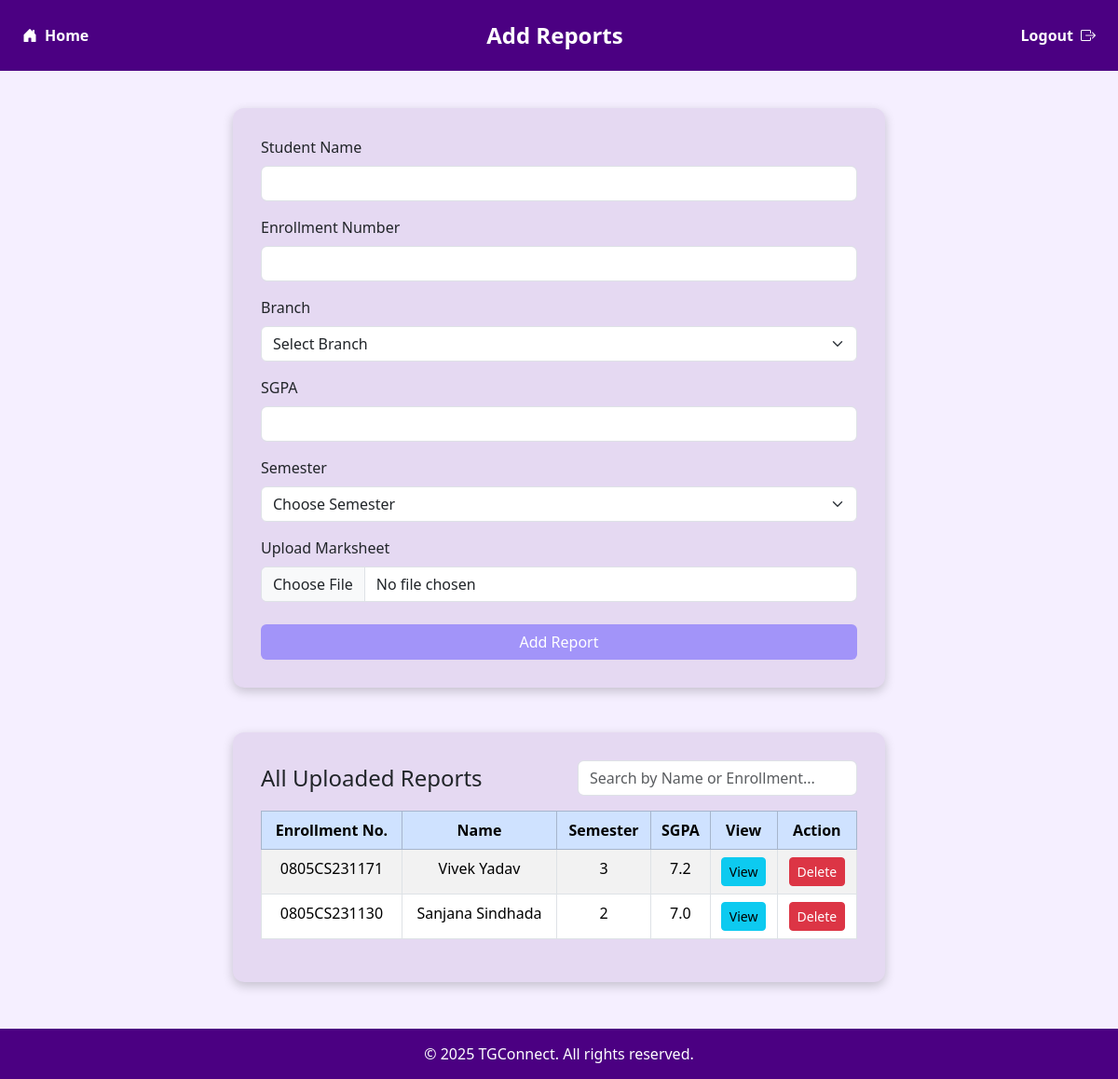
Screenshot of /addreports/ (signed in) with the database file from the repository.
### TGConnect/models.py (models this page shows)
class addreports(models.Model) :
    enroll=models.CharField(primary_key=True,unique=True)
    name=models.CharField(max_length=50)
    branch = models.CharField(max_length=20)
    sem = models.IntegerField()
    cgpa = models.FloatField()
    filename = models.CharField(max_length=100)
    info = models.CharField(max_length=50)

### TGConnect/views.py (the view, shortened to what this page needs)
# urls.py: path('addreports/',views.addreports),
def addreports(request):
    department = request.session["tdepartment"]
    data = models.addreports.objects.filter(branch=department)  # Use branch or department as per your model
    if request.method == "GET":
        return render(request, "addreports.html", {
            "tname": request.session["tname"],
            "output": "",
            "data": data
        })

### TGConnect/templates/addreports.html (shortened to what this page needs)
{% load static %}
<!DOCTYPE html>
<html lang="en">
  <head>
    <link
      href="https://cdn.jsdelivr.net/npm/bootstrap@5.3.2/dist/css/bootstrap.min.css"
      rel="stylesheet"
    />
    <link
      href="https://cdn.jsdelivr.net/npm/bootstrap-icons@1.10.5/font/bootstrap-icons.css"
      rel="stylesheet"
    />
  </head>
  <body>
    <div class="header d-flex justify-content-between align-items-center px-4">
      <a
        href="/tghome/"
        class="text-white text-decoration-none d-flex align-items-center fs-6"
      >
        <i class="bi bi-house-door-fill me-2"></i> Home
      </a>
      <div class="fw-bold fs-4 text-center flex-grow-1">Add Reports</div>
      <a
        href="/"
        class="text-white text-decoration-none d-flex align-items-center fs-6"
      >
        Logout <i class="bi bi-box-arrow-right ms-2"></i>
      </a>
    </div>
    <div class="form-container">
      <form method="post" action="/addreports/" enctype="multipart/form-data">
        <div class="mb-3">
          <label for="studentName" class="form-label">Student Name</label>
          <input
            type="text"
            class="form-control"
            id="studentName"
            name="name"
            required
          />
        </div>
        <div class="mb-3">
          <label for="enrollmentNumber" class="form-label"
            >Enrollment Number</label
          >
          <input
            type="text"
            class="form-control"
            id="enrollmentNumber"
            name="enroll"
            required
          />
        </div>
        <div class="mb-3">
          <label class="form-label">Branch</label>
          <select class="form-select" name="branch" required>
            <option selected disabled>Select Branch</option>
          </select>
        </div>
        <div class="mb-3">
          <label for="sgpa" class="form-label">SGPA</label>
          <input
            type="text"
            class="form-control"
            id="sgpa"
            name="cgpa"
            required
          />
        </div>
        <div class="mb-3">
          <label for="semester" class="form-label">Semester</label>
          <select class="form-select" id="semester" name="sem" required>
            <option selected disabled>Choose Semester</option>
          </select>
        </div>
        <div class="mb-4">
          <label for="marksheet" class="form-label">Upload Marksheet</label>
          <input
            class="form-control"
            type="file"
            id="marksheet"
            name="file"
            required
          />
        </div>
        <button type="submit" class="btn btn-submit w-100">Add Report</button>
      </form>
    </div>
    <div class="form-container mt-5">
      <div
        class="d-flex flex-column flex-md-row justify-content-between align-items-start align-items-md-center gap-2 mb-3"
      >
        <h4 class="mb-0">All Uploaded Reports</h4>
        <input
          type="text"
          id="searchInput"
          onkeyup="filterTable()"
          placeholder="Search by Name or Enrollment..."
          class="form-control"
          style="max-width: 300px;"
        />
      </div>
      <div class="table-responsive">
        <table
          class="table table-bordered table-striped text-center"
          id="reportsTable"
        >
          <thead class="table-primary">
            <tr>
              <th>Enrollment No.</th>
              <th>Name</th>
              <th>Semester</th>
              <th>SGPA</th>
              <th>View</th>
              <th>Action</th>
            </tr>
          </thead>
          <tbody>
            {% for row in data %}
            <tr>
              <td>{{ row.enroll }}</td>
              <td>{{ row.name }}</td>
              <td>{{ row.sem }}</td>
              <td>{{ row.cgpa }}</td>
              <td>
                <a
                  href="/media/{{ row.filename }}"
                  target="_blank"
                  class="btn btn-sm btn-info"
                  >View</a
                >
              </td>
              <td>
                <a
                  href="/managereports/?s=delete&enroll={{ row.enroll }}"
                  class="btn btn-sm btn-danger"
                  >Delete</a
                >
              </td>
            </tr>
            {% empty %}
            <tr>
              <td colspan="6">No reports available.</td>
            </tr>
            {% endfor %}
          </tbody>
        </table>
      </div>
    </div>
    <footer>&copy; 2025 TGConnect. All rights reserved.</footer>
  </body>
</html>

### TGConnect/templates/addreports.html (style rules this page uses)
body { background-color: #f5efff; animation: fadeIn 0.8s ease-in-out; }
.header { background-color: #4b0082; padding: 20px; text-align: center; color: white; font-size: 2rem; font-weight: bold; animation: slideInUp 0.7s ease-in-out; }
.form-container { background-color: #e5d9f2; border-radius: 12px; max-width: 700px; margin: 40px auto; padding: 30px; box-shadow: 0 4px 12px rgba(0, 0, 0, 0.2); animation: slideInUp 1s ease-out; }
.btn-submit { background-color: #a294f9; color: white; }
footer { text-align: center; font-size: 1rem; padding: 15px; color: white; background-color: #4b0082; margin-top: 50px; }

### rows the page displays
addreports: enroll "0805CS231171", name "Vivek Yadav", sem "3", cgpa "7.2"
addreports: enroll "0805CS231130", name "Sanjana Sindhada", sem "2", cgpa "7.0"
